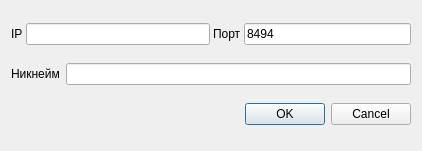
<?xml version="1.0" encoding="UTF-8"?>
<ui version="4.0">
 <class>JoinDialog</class>
 <widget class="QDialog" name="JoinDialog">
  <property name="geometry">
   <rect>
    <x>0</x>
    <y>0</y>
    <width>422</width>
    <height>151</height>
   </rect>
  </property>
  <property name="windowTitle">
   <string>Dialog</string>
  </property>
  <layout class="QVBoxLayout" name="verticalLayout">
   <item>
    <layout class="QHBoxLayout" name="AddressLayout">
     <property name="spacing">
      <number>3</number>
     </property>
     <item>
      <layout class="QHBoxLayout" name="IPLayout">
       <item>
        <widget class="QLabel" name="IPLabel">
         <property name="text">
          <string>IP</string>
         </property>
        </widget>
       </item>
       <item>
        <widget class="FormLineEdit" name="IPLineEdit">
         <property name="maxLength">
          <number>15</number>
         </property>
        </widget>
       </item>
      </layout>
     </item>
     <item>
      <layout class="QHBoxLayout" name="PortLayout">
       <item>
        <widget class="QLabel" name="PortLabel">
         <property name="maximumSize">
          <size>
           <width>16777215</width>
           <height>16777215</height>
          </size>
         </property>
         <property name="text">
          <string>Порт</string>
         </property>
        </widget>
       </item>
       <item>
        <widget class="FormLineEdit" name="PortLineEdit">
         <property name="text">
          <string>8494</string>
         </property>
         <property name="maxLength">
          <number>5</number>
         </property>
        </widget>
       </item>
      </layout>
     </item>
    </layout>
   </item>
   <item>
    <layout class="QHBoxLayout" name="NameLayout">
     <item>
      <widget class="QLabel" name="NameLabel">
       <property name="text">
        <string>Никнейм</string>
       </property>
      </widget>
     </item>
     <item>
      <widget class="FormLineEdit" name="NameLineEdit">
       <property name="maxLength">
        <number>50</number>
       </property>
      </widget>
     </item>
    </layout>
   </item>
   <item>
    <widget class="QDialogButtonBox" name="buttonBox">
     <property name="orientation">
      <enum>Qt::Orientation::Horizontal</enum>
     </property>
     <property name="standardButtons">
      <set>QDialogButtonBox::StandardButton::Cancel|QDialogButtonBox::StandardButton::Ok</set>
     </property>
    </widget>
   </item>
  </layout>
 </widget>
 <customwidgets>
  <customwidget>
   <class>FormLineEdit</class>
   <extends>QLineEdit</extends>
   <header location="global">../../../../src/ui/formlineedit.h</header>
  </customwidget>
 </customwidgets>
 <resources/>
 <connections/>
</ui>
